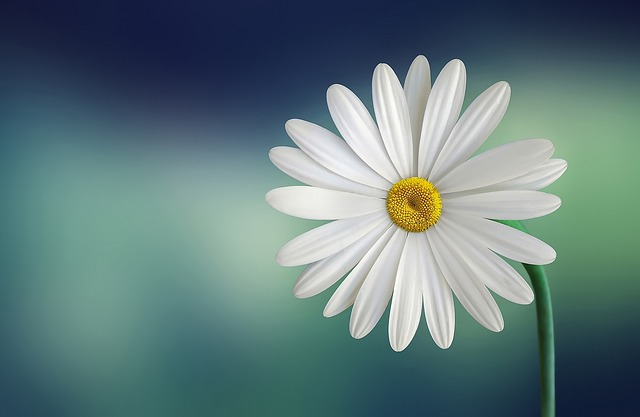
#> input picture Geometric Transformation/Affine Transformation/flower.jpg, 640 x 417 px
$ python affine.py
#> lines starting #> are read from the running program, lines starting #| are printed output that depends on the picture
import cv2
import numpy as np

if __name__ == "__main__":
    im = cv2.imread("flower.jpg")
#> im is the input picture: shape (417, 640, 3); mean B, G, R 123.8, 122.4, 97.3

    rows, cols, _ = im.shape
#> rows = 417; cols = 640
    src = np.float32([[0,0], [cols - 1, 0], [0, rows - 1]])
#> src = [[0, 0], [639, 0], [0, 416]]
    dst = np.float32([[cols + 19, 20], [20,20], [cols + 19, rows + 19]])
#> dst = [[659, 20], [20, 20], [659, 436]]

    M = cv2.getAffineTransform(src, dst)
#> M = [[-1, 0, 659], [0, 1, 20]]

    new_img = cv2.warpAffine(im, M, (cols + 100, rows + 100))
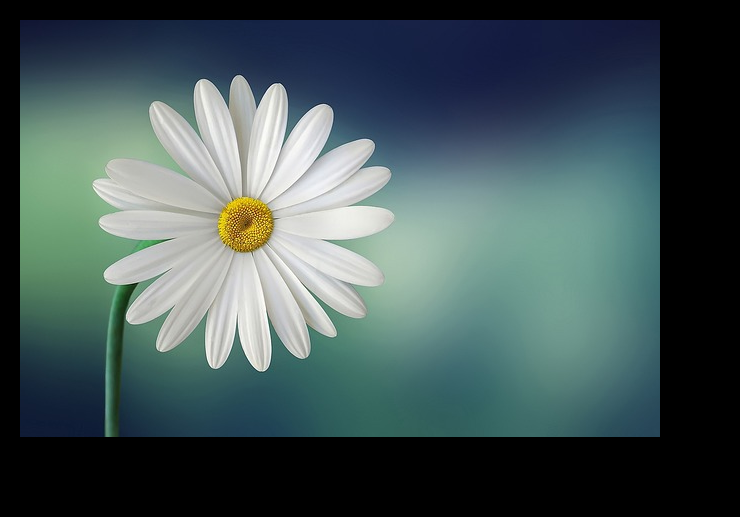
#> new_img: shape (517, 740, 3); mean B, G, R 86.3, 85.4, 67.9

    cv2.imwrite("new.jpg", new_img)
